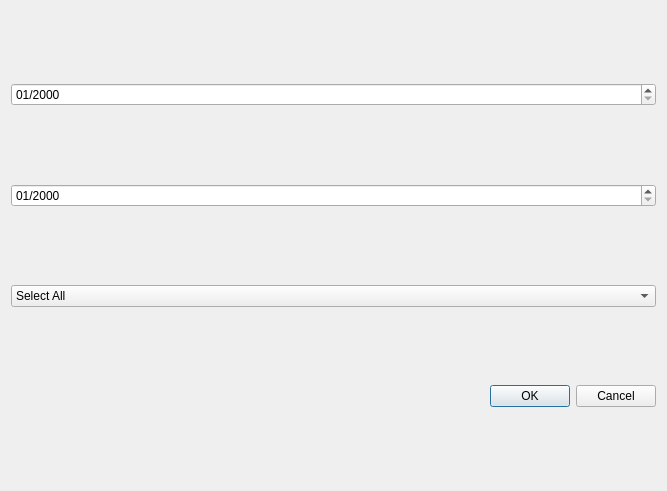
<?xml version="1.0" encoding="UTF-8"?>
<ui version="4.0">
 <class>UK_Police_APIDialogBase</class>
 <widget class="QDialog" name="UK_Police_APIDialogBase">
  <property name="geometry">
   <rect>
    <x>0</x>
    <y>0</y>
    <width>667</width>
    <height>491</height>
   </rect>
  </property>
  <property name="windowTitle">
   <string>UK Police API</string>
  </property>
  <layout class="QGridLayout" name="gridLayout_2">
   <item row="0" column="0">
    <widget class="QDateEdit" name="dateEdit_2">
     <property name="displayFormat">
      <string>MM/yyyy</string>
     </property>
    </widget>
   </item>
   <item row="2" column="0">
    <widget class="QgsCheckableComboBox" name="mComboBox">
     <item>
      <property name="text">
       <string>Select All </string>
      </property>
     </item>
     <item>
      <property name="text">
       <string>Avon and Somerset Constabulary</string>
      </property>
     </item>
     <item>
      <property name="text">
       <string>Bedfordshire Police</string>
      </property>
     </item>
     <item>
      <property name="text">
       <string>British Transport Police</string>
      </property>
     </item>
     <item>
      <property name="text">
       <string>Cambridgeshire Constabulary</string>
      </property>
     </item>
     <item>
      <property name="text">
       <string>Cheshire Constabulary</string>
      </property>
     </item>
     <item>
      <property name="text">
       <string>City of London Police</string>
      </property>
     </item>
     <item>
      <property name="text">
       <string>Cleveland Police</string>
      </property>
     </item>
     <item>
      <property name="text">
       <string>Cumbria Constabulary</string>
      </property>
     </item>
     <item>
      <property name="text">
       <string>Derbyshire Constabulary</string>
      </property>
     </item>
     <item>
      <property name="text">
       <string>Devon and  Cornwall Police</string>
      </property>
     </item>
     <item>
      <property name="text">
       <string>Dorset Police</string>
      </property>
     </item>
     <item>
      <property name="text">
       <string>Durham Constabulary</string>
      </property>
     </item>
     <item>
      <property name="text">
       <string>Dyfed-Powys Police</string>
      </property>
     </item>
     <item>
      <property name="text">
       <string>Essex Police</string>
      </property>
     </item>
     <item>
      <property name="text">
       <string>Gloucestershire Constabulary</string>
      </property>
     </item>
     <item>
      <property name="text">
       <string>Greater Manchester Police</string>
      </property>
     </item>
     <item>
      <property name="text">
       <string>Gwent Police</string>
      </property>
     </item>
     <item>
      <property name="text">
       <string>Hampshire Constabulary</string>
      </property>
     </item>
     <item>
      <property name="text">
       <string>Hertfordshire Constabulary</string>
      </property>
     </item>
     <item>
      <property name="text">
       <string>Humberside Police</string>
      </property>
     </item>
     <item>
      <property name="text">
       <string>Kent Police</string>
      </property>
     </item>
     <item>
      <property name="text">
       <string>Lancashire Constabulary</string>
      </property>
     </item>
     <item>
      <property name="text">
       <string>Leicestershire Police</string>
      </property>
     </item>
     <item>
      <property name="text">
       <string>Lincolnshire Police</string>
      </property>
     </item>
     <item>
      <property name="text">
       <string>Merseyside Police</string>
      </property>
     </item>
     <item>
      <property name="text">
       <string>Metropolitan Police Service</string>
      </property>
     </item>
     <item>
      <property name="text">
       <string>Norfolk Constabulary</string>
      </property>
     </item>
     <item>
      <property name="text">
       <string>North Wales Police</string>
      </property>
     </item>
     <item>
      <property name="text">
       <string>North Yorkshire Police</string>
      </property>
     </item>
     <item>
      <property name="text">
       <string>Northamptonshire Police</string>
      </property>
     </item>
     <item>
      <property name="text">
       <string>Northumbria Police</string>
      </property>
     </item>
     <item>
      <property name="text">
       <string>Nottinghamshire Police</string>
      </property>
     </item>
     <item>
      <property name="text">
       <string>Police Service of Northern Ireland</string>
      </property>
     </item>
     <item>
      <property name="text">
       <string>South Wales Police</string>
      </property>
     </item>
     <item>
      <property name="text">
       <string>South Yorkshire Police</string>
      </property>
     </item>
     <item>
      <property name="text">
       <string>Staffordshire Police</string>
      </property>
     </item>
     <item>
      <property name="text">
       <string>Suffolk Constabulary</string>
      </property>
     </item>
     <item>
      <property name="text">
       <string>Surrey Police</string>
      </property>
     </item>
     <item>
      <property name="text">
       <string>Sussex Police</string>
      </property>
     </item>
     <item>
      <property name="text">
       <string>Thames Valley Police</string>
      </property>
     </item>
     <item>
      <property name="text">
       <string>Warwickshire Police</string>
      </property>
     </item>
     <item>
      <property name="text">
       <string>West Mercia Police</string>
      </property>
     </item>
     <item>
      <property name="text">
       <string>West Midlands Police</string>
      </property>
     </item>
     <item>
      <property name="text">
       <string>West Yorkshire Police</string>
      </property>
     </item>
     <item>
      <property name="text">
       <string>Wiltshire Police</string>
      </property>
     </item>
    </widget>
   </item>
   <item row="1" column="0">
    <widget class="QDateEdit" name="dateEdit">
     <property name="displayFormat">
      <string>MM/yyyy</string>
     </property>
    </widget>
   </item>
   <item row="3" column="0">
    <widget class="QDialogButtonBox" name="OK">
     <property name="orientation">
      <enum>Qt::Horizontal</enum>
     </property>
     <property name="standardButtons">
      <set>QDialogButtonBox::Cancel|QDialogButtonBox::Ok</set>
     </property>
    </widget>
   </item>
  </layout>
 </widget>
 <customwidgets>
  <customwidget>
   <class>QgsCheckableComboBox</class>
   <extends>QComboBox</extends>
   <header>qgscheckablecombobox.h</header>
  </customwidget>
 </customwidgets>
 <resources/>
 <connections>
  <connection>
   <sender>OK</sender>
   <signal>accepted()</signal>
   <receiver>UK_Police_APIDialogBase</receiver>
   <slot>accept()</slot>
   <hints>
    <hint type="sourcelabel">
     <x>20</x>
     <y>20</y>
    </hint>
    <hint type="destinationlabel">
     <x>20</x>
     <y>20</y>
    </hint>
   </hints>
  </connection>
  <connection>
   <sender>OK</sender>
   <signal>rejected()</signal>
   <receiver>UK_Police_APIDialogBase</receiver>
   <slot>reject()</slot>
   <hints>
    <hint type="sourcelabel">
     <x>20</x>
     <y>20</y>
    </hint>
    <hint type="destinationlabel">
     <x>20</x>
     <y>20</y>
    </hint>
   </hints>
  </connection>
 </connections>
</ui>
